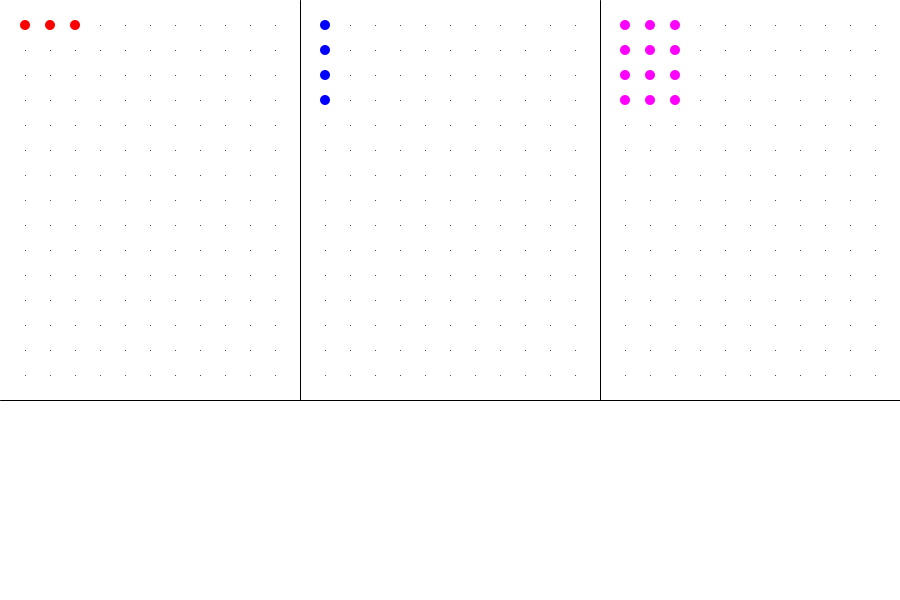
Frame 1 (no input)
Frame 60 (the mouse pressed at the canvas centre just before this capture): identical to frame 1, image omitted
Frame 120 (the mouse held since frame 60 and released just before this capture): identical to frame 1, image omitted

The Processing sketch that drew this single still picture (run headless with seeded random() and noise(); from frame 60 on, the mouse is pressed at the canvas centre):

// Processing sketch: processing_145016
// ── processing_145016.pde

// FINAL PROJECT
// multiplication version 1

void setup() {
  size(900,600);
}

void draw() {
  background(255);
  
  // describe the interface
  // these lines won't necessarily be here
  
  float w = width;
  float w1 = width/3;
  float w2 = width*2/3;
  float h = height;
  float h1 = height/3;
  float h2 = height*2/3;
  
  stroke(0);
  noFill();
  line(w1,0,w1,h2);
  line(w2,0,w2,h2);
  line(0,h2,w,h2);
  
  // functions
  
  Grid(0,0);
  Grid(w1,0);
  Grid(w2,0);
  
  Variable1(0,0);
  Variable2(w1,0);
  Product(w2,0);
  
}

void Grid(float x, float y) {
  pushMatrix();
  translate(x,y);
  for (int a = 25; a < width/3; a += 25) {
    for (int b = 25; b <= height*2/3; b += 25) {
      point(a,b);
    }
  }
  popMatrix();
}

void Variable1(float x, float y) {
  pushMatrix();
  translate(x,y);
  noStroke();
  fill(255,0,0);
  for (int v11 = 25; v11 <= 75; v11 += 25) {
    for (int v12 = 25; v12 <= 25; v12 += 25) {
      ellipse(v11,v12,10,10);
    }
  }
  popMatrix();
}

void Variable2(float x, float y) {
  pushMatrix();
  translate(x,y);
  noStroke();
  fill(0,0,255);
  for (int v21 = 25; v21 <= 25; v21 += 25) {
    for (int v22 = 25; v22 <= 100; v22 += 25) {
      ellipse(v21,v22,10,10);
    }
  }
  popMatrix();
}

void Product(float x, float y) {
  pushMatrix();
  translate(x,y);
  noStroke();
  fill(255,0,255);
  for (int p1 = 25; p1 <= 75; p1 += 25) {
    for (int p2 = 25; p2 <= 100; p2 += 25) {
      ellipse(p1,p2,10,10);
    }
  }
  popMatrix();
}
